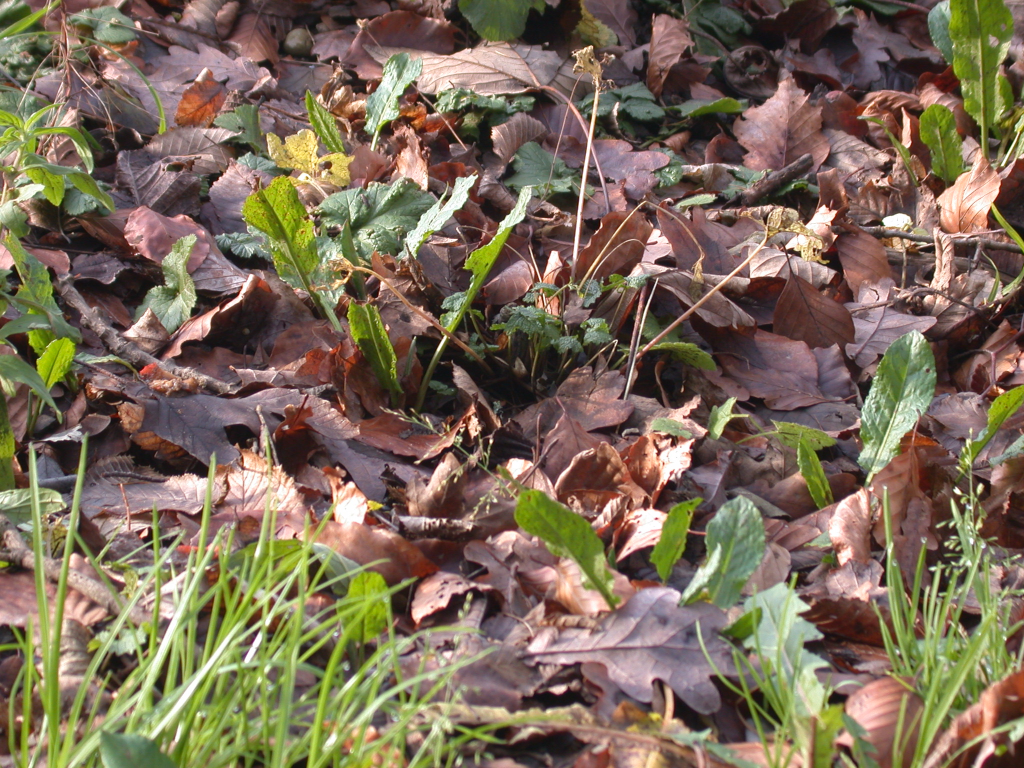
%> input picture stimuli_fMRI/DSCN2188.JPG, 2048 x 1536 px (shown at 1/2 size)
$ octave createStimuli_fMRI.m   (GNU Octave 9; MATLAB toolbox functions it lacks are replaced by stand-ins)
%> lines starting %> are read from the running program, lines starting %| are printed output that depends on the picture
### rectsurr2.m
function f=rectsurr2(s,n,wv,cz,frac);
%  Creates surrogate data by permuting wavelet coefficents for 2-D data
%  Permutes a central rectangular region. This is done as a fraction of the
%  image size - equal fraction in both x and y directions. This could be
%  easily changed if needed.

%  Written by M.B. - some commenting by A.M.P.

% s = input image
% n = spatial scale
% wv = wavelet type
% cz = resampling scheme (1 = permute; 2 = rotate)
% frac = fraction of image size to wavestrap

% defaults
if nargin<3, wv='db2'; end,
if nargin<2 n=8; end
if nargin<4, cz=1; end    %choice of resampling scheme
if nargin<5, frac=2/3; end		%size of resampling window

[rr,col] = size(s); dim=1; N=max(n);
if ndims(s)>2, [rr,col,dim]=size(s); end
for j=1:dim;
   [c(j,:),l]=wavedec2(s(:,:,j),N,wv); % perform 2-D wavelet decomposition
end
cc=c;

% And now wavestrap
for i=n, ch=[]; cv=[]; cd=[]; i;
    st=sum(100*clock);
    nl1=l(N+2-i,1); nl2=l(N+2-i,2);
    startRow = round((1-frac)/2*nl1)+1;
    endRow = round(frac*nl1)+startRow-1;
    startCol = round((1-frac)/2*nl2)+1;
    endCol = round(frac*nl2)+startRow-1;

   for j=1:dim;
      ch=detcoef2('h',c(j,:),l,i);
      cv=detcoef2('v',c(j,:),l,i);
      cd=detcoef2('d',c(j,:),l,i);
      rand('state',st);
      if cz==1,
         ch(startRow:endRow,startCol:endCol)=permtx(ch(startRow:endRow,startCol:endCol));
      elseif cz==2,
         ch(startRow:endRow,startCol:endCol)=rotmtx(ch(startRow:endRow,startCol:endCol));
      else
         ch(startRow:endRow,startCol:endCol)=blkmtx(ch(startRow:endRow,startCol:endCol));
      end
      %rand('state',st);
      if cz==1,
         cv(startRow:endRow,startCol:endCol)=permtx(cv(startRow:endRow,startCol:endCol));
      elseif cz==2,
         cv(startRow:endRow,startCol:endCol)=rotmtx(cv(startRow:endRow,startCol:endCol));
      else
         cv(startRow:endRow,startCol:endCol)=blkmtx(cv(startRow:endRow,startCol:endCol));
      end
      %rand('state',st);
      if cz==1,
         cd(startRow:endRow,startCol:endCol)=permtx(cd(startRow:endRow,startCol:endCol));
      elseif cz==2,
         cd(startRow:endRow,startCol:endCol)=rotmtx(cd(startRow:endRow,startCol:endCol));
      else
         cd(startRow:endRow,startCol:endCol)=blkmtx(cd(startRow:endRow,startCol:endCol));
      end
      ch=reshape(ch,1,nl1*nl2);
		cv=reshape(cv,1,nl1*nl2);
      cd=reshape(cd,1,nl1*nl2);
      cc(j,l(1,1)*l(1,2)+3*sum(l(2:N+1-i,1).*l(2:N+1-i,2))+1: ...
         l(1,1)*l(1,2)+3*sum(l(2:N+1-i,1).*l(2:N+1-i,2))+nl1*nl2)=ch;
      cc(j,l(1,1)*l(1,2)+3*sum(l(2:N+1-i,1).*l(2:N+1-i,2))+l(N+2-i,1)*l(N+2-i,2)+1:...
         l(1,1)*l(1,2)+3*sum(l(2:N+1-i,1).*l(2:N+1-i,2))+2*nl1*nl2)=cv;
      cc(j,l(1,1)*l(1,2)+3*sum(l(2:N+1-i,1).*l(2:N+1-i,2))+2*l(N+2-i,1)*l(N+2-i,2)+1:...
         l(1,1)*l(1,2)+3*sum(l(2:N+1-i,1).*l(2:N+1-i,2))+3*nl1*nl2)=cd;
   end
end
for j=1:dim
   f(:,:,j)=waverec2(cc(j,:),l,wv); % And finally perform multilevel 2-D wavelet reconstruction
end

### createStimuli_fMRI.m
%% createStimuli_fMRI.m
%  This script demonstrates how to apply wavestrapping to disrupt natural
%  image structure at specific spatial scales. The procedure outlined here
%  was used to construct the stimuli used in the fMRI experiment described
%  in Section 3 of the following paper:
%  Puckett AM, Schira MM, Isherwood ZJ, Victor JD, Roberts JA, and
%  Breakspear M. (2020) "Manipulating the structure of natural scenes using
%  wavelets to study the functional architecture of perceptual hierarchies
%  in the brain" NeuroImage.
%  https://www.sciencedirect.com/science/article/pii/S1053811920306595

%  Written by A.M.P. sometime back in 2013/2014. Revised 2020.

%% Clear and set
clear
dwtmode('per')

%% Input
% This is demonstrated using a single image from the Zurich Natural Image
% Database (https://www.tu-chemnitz.de/physik/PHKP/ZurichNatImgDB.html.en).

% Note that it is set up to run over all 50 of the images used in our study.
imName = {'DSCN1572';...
    'DSCN2190';'DSCN2173';'DSCN2192';'DSCN1577';'DSCN2124';...
    'DSCN2123'; 'DSCN2172';'DSCN2184';'DSCN2156';'DSCN2078';'DSCN2179';...
    'DSCN2138';'DSCN2152';'DSCN2176';'DSCN2169'; 'DSCN1573'; 'DSCN1578';...
    'DSCN1579'; 'DSCN2087';'DSCN2101';'DSCN2141';'DSCN2174';'DSCN2144'; ...
    'DSCN1575';'DSCN1574';'DSCN1576';'DSCN2164'; 'DSCN2145'; 'DSCN2128';...
    'DSCN2119'; 'DSCN2189';'DSCN2122';'DSCN2126';'DSCN2135';'DSCN2137';...
    'DSCN2139';'DSCN2142';'DSCN2149';'DSCN2153'; 'DSCN2155'; 'DSCN2167'; ...
    'DSCN2170';'DSCN2175';'DSCN2181';'DSCN2183';'DSCN2185';'DSCN2187';...
    'DSCN2188';'DSCN2191'};

% Define wavestrapping parameters
wv = 'db6'; % Which wavelet: use 6th order Daubechies wavelet
cz = 1; % Which resampling scheme: 1 = permute, 2 = rotate

% Now define spatial scale levels
% Images that are 1536x1536 (like that used here) appear to be affected up
% to level 10. We will be targeting different levels to construct our stimuli.
nNoise = [1 2 3 4 5 6 7 8 9 10]; % So to destroy ALL structure, must target all 10 scales
nS1 = 3; % Fine scale (see publication for more details)
nS2 = 5; % Coarse scale
nS12 = [3 5]; % Both fine and coarse scale
nAllButS12 = [1 2 4 6 7 8 9 10]; % All scales except fine and coarse

origImageDim = [1536 1536]; %image dimensions of original
N = 768; % will end up resizing to 768 x 768

%% Create stimuli
for j = 49:49 % Can be used to loop over all stimuli listed above. Here only using one image.

    %Read image in, convert to grayscale, and make square.
    inImage = imread(strcat('stimuli_fMRI/',imName{j},'.JPG'));
%> inImage is the input picture: size 1536x2048x3 uint8; mean R, G, B 123.6, 108, 88.5
    inImage = rgb2gray(inImage);
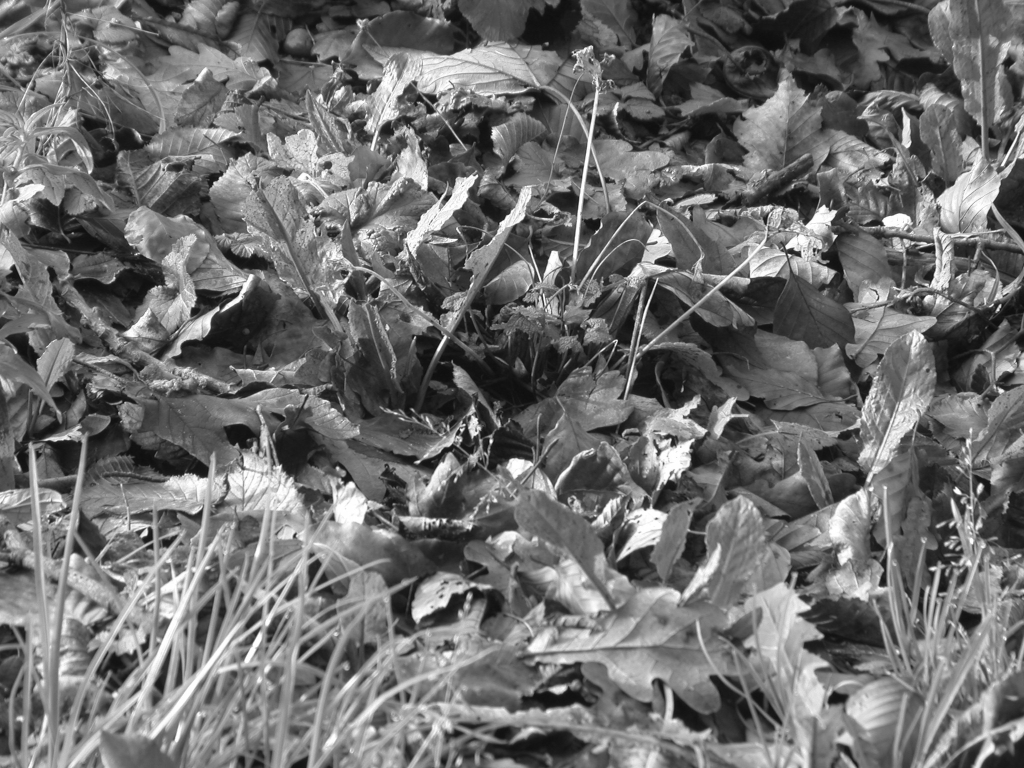
%> inImage: size 1536x2048 uint8 (shown at 1/2 size); min 8, max 255, mean 110.4
    imageOrig = im2double(inImage);
    imageOrig = imageOrig(:,round((size(imageOrig,2)-origImageDim(1))/2):size(imageOrig,2)-round((size(imageOrig,2)-origImageDim(2))/2)-1);
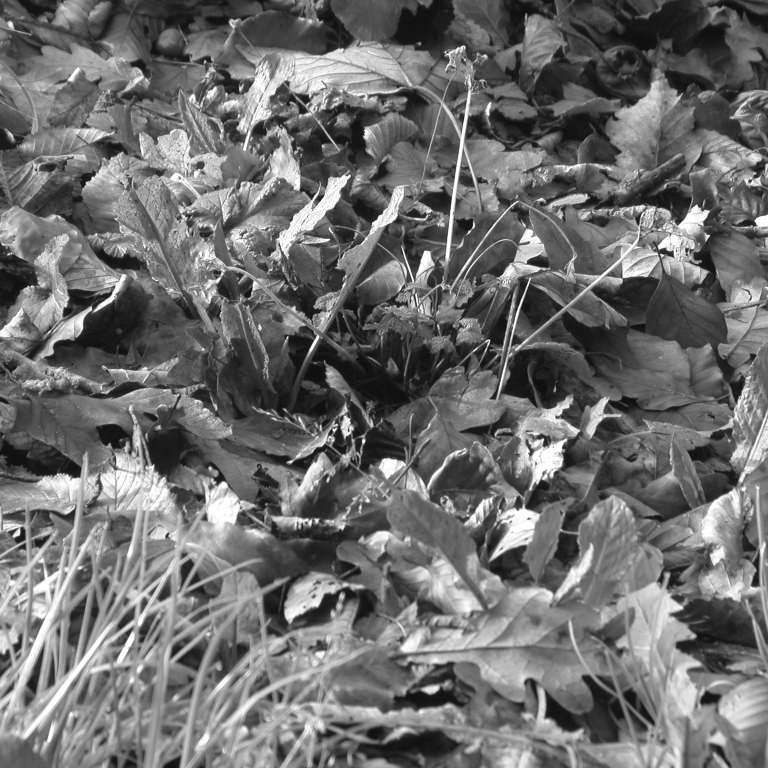
%> imageOrig: size 1536x1536 double (shown at 1/2 size); min 0.0314, max 1, mean 0.432

    % Now we start to construct the stimuli for the different experimental
    % blocks ('B' used to denote different blocks).

    % B1, B2_1, B7_1
    imageOrigResize = imageOrig(111:1426,111:1426);
    imageOrigResize = imresize(imageOrigResize,0.5835);
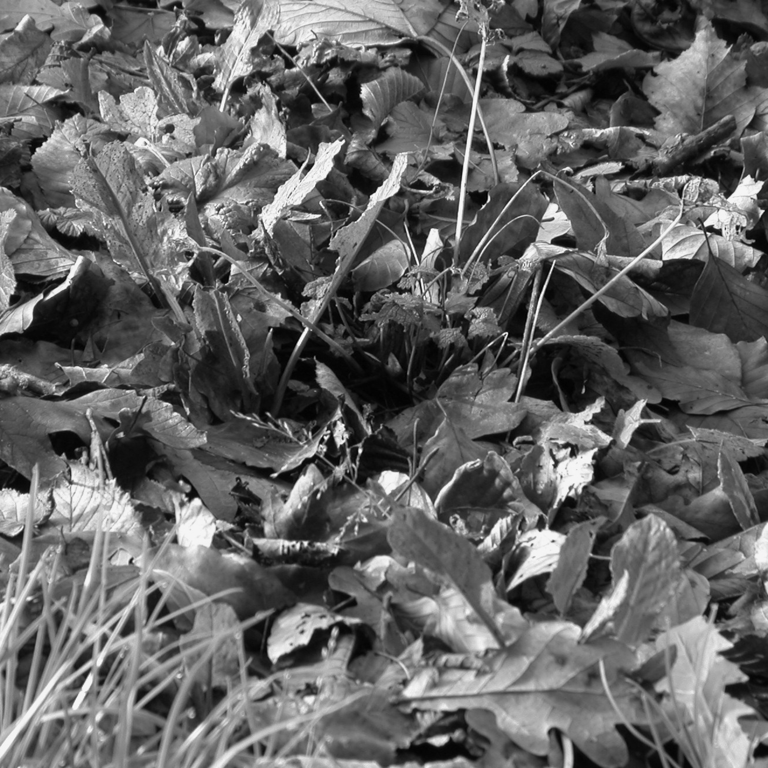
%> imageOrigResize: size 768x768 double; min 0.0462, max 1.03, mean 0.435; drawn with min black and max white
    imwrite(im2uint8(imageOrigResize),strcat('stimuli_fMRI/B1/N1S0F0R0_',num2str(j),'_1.tiff'))
    imwrite(im2uint8(imageOrigResize),strcat('stimuli_fMRI/B2/N1S1F1R1_',num2str(j),'_1.tiff'))
    imwrite(im2uint8(imageOrigResize),strcat('stimuli_fMRI/B7/N1S2F1R1_',num2str(j),'_1.tiff'))

    % B2_2
    imageN1S1F1R1 = rectsurr2(imageOrig, nS1, wv, cz, 19/20); % wavestrap using rectsurr2
%> the loop in rectsurr2, `for j=1:dim;` made 1 pass
%> l on pass 1: [192 192; 192 192; 384 384; 768 768; 1536 1536]
%> the loop in rectsurr2, `for i=n, ch=[]; cv=[]; cd=[]; i;` made 1 pass
%> (nl1, nl2, startRow, endRow, startCol, endCol) on pass 1: (192, 192, 6, 187, 6, 187)
%> after the loop in rectsurr2, `for j=1:dim`:
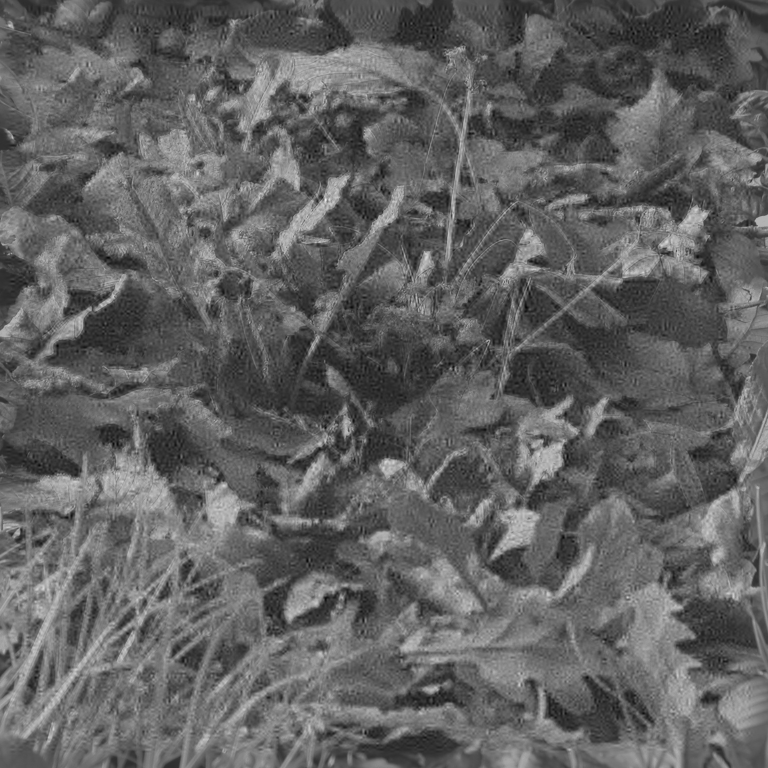
%> f: size 1536x1536 double (shown at 1/2 size); min -0.244, max 1.52, mean 0.432; drawn with min black and max white
    % rectsur2 resampled a central rectangular region. Here we are resampling the
    % inner 19/20ths while leaving a 1/20 border untouched. Then we crop.
    % This approach was chosen due to issues with edge artifacts.
    imageN1S1F1R1Resize = imageN1S1F1R1(111:1426,111:1426); %Crop
    imageN1S1F1R1Resize = imresize(imageN1S1F1R1Resize,0.5835); %Now resize
%> imageN1S1F1R1Resize: size 768x768 double

    %Adjust amplitudes so histogram of wavestrapped image matches original
    X=imageOrigResize(:);
    sX=imageN1S1F1R1Resize(:); %wavelet shuffled image
    M(:,1)=sX; M(:,2)=1:N^2;
    M=sortrows(M,1);
    M(:,1)=sortrows(X);
    M=sortrows(M,2);
    Y=reshape(M(:,1),N,N); %surrogate image with amplitude spectra of natural one

    %Write out image and clear some variables
    imwrite(im2uint8(Y),strcat('stimuli_fMRI/B2/N1S1F1R1_',num2str(j),'_2.tiff'))
    clear sX M Y

    % B3
    for k = 1:16
        imageN1S1F2R1 = rectsurr2(imageOrig, nS1, wv, cz, 19/20);
        imageN1S1F2R1Resize = imageN1S1F2R1(111:1426,111:1426);
        imageN1S1F2R1Resize = imresize(imageN1S1F2R1Resize,0.5835);

        %Adjust amplitudes so histogram of degraded iamge matches natural
        sX=imageN1S1F2R1Resize(:);
        M(:,1)=sX; M(:,2)=1:N^2;
        M=sortrows(M,1);
        M(:,1)=sortrows(X);
        M=sortrows(M,2);
        Y=reshape(M(:,1),N,N);

        imwrite(im2uint8(Y),strcat('stimuli_fMRI/B3/N1S1F2R1_',num2str(j),'_',num2str(k),'.tiff'))
        clear sX M Y
    end

    % B7_2
    imageN1S2F1R1 = rectsurr2(imageOrig, nS2, wv, cz, 19/20);
%> the loop in rectsurr2 (call 18), `for i=n, ch=[]; cv=[]; cd=[]; i;` made 1 pass
%> (nl1, nl2, startRow, endRow, startCol, endCol) on pass 1: (48, 48, 2, 47, 2, 47)
%> after the loop in rectsurr2 (call 18), `for i=n, ch=[]; cv=[]; cd=[]; i;`: cd = 2304 values, max 4.83 at index 1711, min -6.32 at index 2024, mean 0.013; ch = 2304 values, max 8.48 at index 1355, min -9.67 at index 952, mean 0.0222; cv = 2304 values, max 8.04 at index 593, min -9.74 at index 424, mean 0.00238
%> after the loop in rectsurr2 (call 18), `for j=1:dim`:
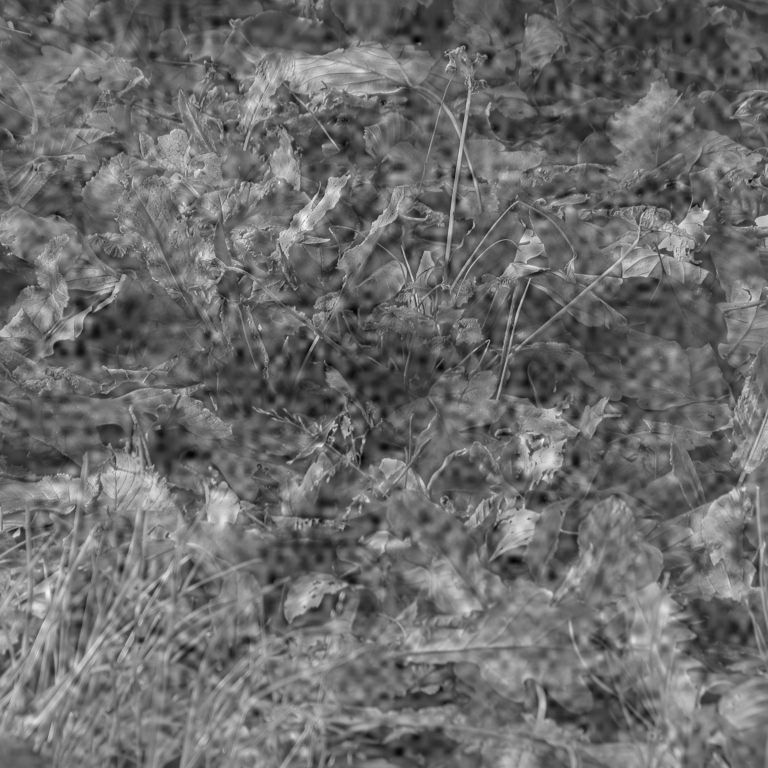
%> f: size 1536x1536 double (shown at 1/2 size); min -0.291, max 1.42, mean 0.432; drawn with min black and max white
    imageN1S2F1R1Resize = imageN1S2F1R1(111:1426,111:1426);
    imageN1S2F1R1Resize = imresize(imageN1S2F1R1Resize,0.5835);
%> imageN1S2F1R1Resize: size 768x768 double

    %Adjust amplitudes so histogram of degraded iamge matches natural
    sX=imageN1S2F1R1Resize(:);
    M(:,1)=sX; M(:,2)=1:N^2;
    M=sortrows(M,1);
    M(:,1)=sortrows(X);
    M=sortrows(M,2);
    Y=reshape(M(:,1),N,N);

    imwrite(im2uint8(Y),strcat('stimuli_fMRI/B7/N1S2F1R1_',num2str(j),'_2.tiff'))
    clear sX M Y

    % B8
    for k = 1:16
%> (the run ends here)
